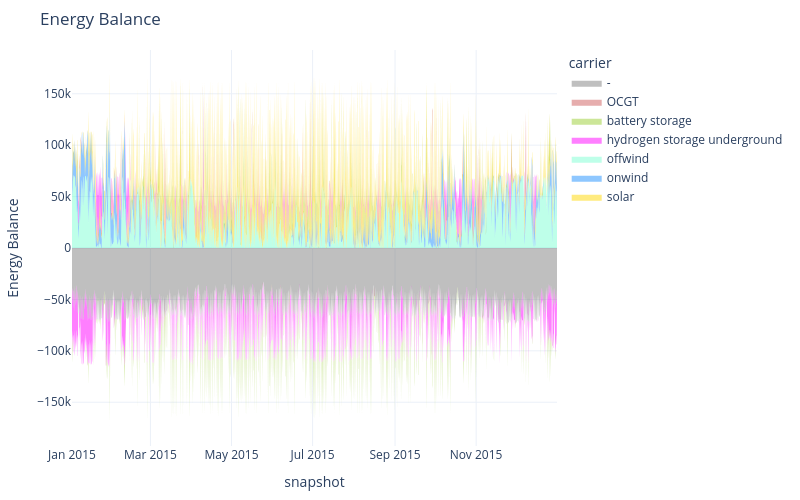

Here is the notebook cell this chart was saved with:
### Markdown cell above
... we now see some storage. So how does the optimised dispatch of the system look like?

### Code cell
n.statistics.energy_balance.iplot()

### Figure 1 — Plotly figure (JSON) as saved in the notebook; plotly's stock layout.template omitted (floating-point values rounded to 4 significant figures; data arrays with more than 128 entries replaced by an {"elided": "..."} marker saying what was removed)
{"data": [{"fillpattern": {"shape": ""}, "hovertemplate": "carrier=offwind<br>snapshot=%{x}<br>Energy Balance=%{y}<extra></extra>", "legendgroup": "offwind", "line": {"color": "aquamarine", "width": 0}, "marker": {"symbol": "circle"}, "mode": "lines", "name": "offwind", "orientation": "v", "showlegend": false, "stackgroup": "positive", "type": "scatter", "x": {"elided": "2052 str values"}, "xaxis": "x", "y": {"elided": "2052 float values"}, "yaxis": "y"}, {"fillpattern": {"shape": ""}, "hovertemplate": "carrier=onwind<br>snapshot=%{x}<br>Energy Balance=%{y}<extra></extra>", "legendgroup": "onwind", "line": {"color": "dodgerblue", "width": 0}, "marker": {"symbol": "circle"}, "mode": "lines", "name": "onwind", "orientation": "v", "showlegend": false, "stackgroup": "positive", "type": "scatter", "x": {"elided": "1060 str values"}, "xaxis": "x", "y": {"elided": "1060 float values"}, "yaxis": "y"}, {"fillpattern": {"shape": ""}, "hovertemplate": "carrier=solar<br>snapshot=%{x}<br>Energy Balance=%{y}<extra></extra>", "legendgroup": "solar", "line": {"color": "gold", "width": 0}, "marker": {"symbol": "circle"}, "mode": "lines", "name": "solar", "orientation": "v", "showlegend": false, "stackgroup": "positive", "type": "scatter", "x": {"elided": "1141 str values"}, "xaxis": "x", "y": {"elided": "1141 float values"}, "yaxis": "y"}, {"fillpattern": {"shape": ""}, "hovertemplate": "carrier=battery storage<br>snapshot=%{x}<br>Energy Balance=%{y}<extra></extra>", "legendgroup": "battery storage", "line": {"color": "yellowgreen", "width": 0}, "marker": {"symbol": "circle"}, "mode": "lines", "name": "battery storage", "orientation": "v", "showlegend": false, "stackgroup": "positive", "type": "scatter", "x": {"elided": "771 str values"}, "xaxis": "x", "y": {"elided": "771 float values"}, "yaxis": "y"}, {"fillpattern": {"shape": ""}, "hovertemplate": "carrier=hydrogen storage underground<br>snapshot=%{x}<br>Energy Balance=%{y}<extra></extra>", "legendgroup": "hydrogen storage underground", "line": {"color": "magenta", "width": 0}, "marker": {"symbol": "circle"}, "mode": "lines", "name": "hydrogen storage underground", "orientation": "v", "showlegend": false, "stackgroup": "positive", "type": "scatter", "x": {"elided": "409 str values"}, "xaxis": "x", "y": {"elided": "409 float values"}, "yaxis": "y"}, {"fillpattern": {"shape": ""}, "hovertemplate": "carrier=-<br>snapshot=%{x}<br>Energy Balance=%{y}<extra></extra>", "legendgroup": "-", "line": {"color": "gray", "width": 0}, "marker": {"symbol": "circle"}, "mode": "lines", "name": "-", "orientation": "v", "showlegend": false, "stackgroup": "negative", "type": "scatter", "x": {"elided": "2190 str values"}, "xaxis": "x", "y": {"elided": "2190 float values"}, "yaxis": "y"}, {"fillpattern": {"shape": ""}, "hovertemplate": "carrier=hydrogen storage underground<br>snapshot=%{x}<br>Energy Balance=%{y}<extra></extra>", "legendgroup": "hydrogen storage underground", "line": {"color": "magenta", "width": 0}, "marker": {"symbol": "circle"}, "mode": "lines", "name": "hydrogen storage underground", "orientation": "v", "showlegend": false, "stackgroup": "negative", "type": "scatter", "x": {"elided": "990 str values"}, "xaxis": "x", "y": {"elided": "990 float values"}, "yaxis": "y"}, {"fillpattern": {"shape": ""}, "hovertemplate": "carrier=battery storage<br>snapshot=%{x}<br>Energy Balance=%{y}<extra></extra>", "legendgroup": "battery storage", "line": {"color": "yellowgreen", "width": 0}, "marker": {"symbol": "circle"}, "mode": "lines", "name": "battery storage", "orientation": "v", "showlegend": false, "stackgroup": "negative", "type": "scatter", "x": {"elided": "591 str values"}, "xaxis": "x", "y": {"elided": "591 float values"}, "yaxis": "y"}, {"fillpattern": {"shape": ""}, "hovertemplate": "carrier=-<br>snapshot=%{x}<br>Energy Balance=%{y}<extra></extra>", "legendgroup": "-", "line": {"color": "gray", "width": 0}, "marker": {"symbol": "circle"}, "mode": "lines", "name": "-", "orientation": "v", "showlegend": true, "stackgroup": "1", "type": "scatter", "x": ["2015-12-31T20:00:00.000000"], "xaxis": "x", "y": [NaN], "yaxis": "y"}, {"fillpattern": {"shape": ""}, "hovertemplate": "carrier=OCGT<br>snapshot=%{x}<br>Energy Balance=%{y}<extra></extra>", "legendgroup": "OCGT", "line": {"color": "indianred", "width": 0}, "marker": {"symbol": "circle"}, "mode": "lines", "name": "OCGT", "orientation": "v", "showlegend": true, "stackgroup": "1", "type": "scatter", "x": ["2015-12-31T20:00:00.000000"], "xaxis": "x", "y": [NaN], "yaxis": "y"}, {"fillpattern": {"shape": ""}, "hovertemplate": "carrier=battery storage<br>snapshot=%{x}<br>Energy Balance=%{y}<extra></extra>", "legendgroup": "battery storage", "line": {"color": "yellowgreen", "width": 0}, "marker": {"symbol": "circle"}, "mode": "lines", "name": "battery storage", "orientation": "v", "showlegend": true, "stackgroup": "1", "type": "scatter", "x": ["2015-12-31T20:00:00.000000"], "xaxis": "x", "y": [NaN], "yaxis": "y"}, {"fillpattern": {"shape": ""}, "hovertemplate": "carrier=hydrogen storage underground<br>snapshot=%{x}<br>Energy Balance=%{y}<extra></extra>", "legendgroup": "hydrogen storage underground", "line": {"color": "magenta", "width": 0}, "marker": {"symbol": "circle"}, "mode": "lines", "name": "hydrogen storage underground", "orientation": "v", "showlegend": true, "stackgroup": "1", "type": "scatter", "x": ["2015-12-31T20:00:00.000000"], "xaxis": "x", "y": [NaN], "yaxis": "y"}, {"fillpattern": {"shape": ""}, "hovertemplate": "carrier=offwind<br>snapshot=%{x}<br>Energy Balance=%{y}<extra></extra>", "legendgroup": "offwind", "line": {"color": "aquamarine", "width": 0}, "marker": {"symbol": "circle"}, "mode": "lines", "name": "offwind", "orientation": "v", "showlegend": true, "stackgroup": "1", "type": "scatter", "x": ["2015-12-31T20:00:00.000000"], "xaxis": "x", "y": [NaN], "yaxis": "y"}, {"fillpattern": {"shape": ""}, "hovertemplate": "carrier=onwind<br>snapshot=%{x}<br>Energy Balance=%{y}<extra></extra>", "legendgroup": "onwind", "line": {"color": "dodgerblue", "width": 0}, "marker": {"symbol": "circle"}, "mode": "lines", "name": "onwind", "orientation": "v", "showlegend": true, "stackgroup": "1", "type": "scatter", "x": ["2015-12-31T20:00:00.000000"], "xaxis": "x", "y": [NaN], "yaxis": "y"}, {"fillpattern": {"shape": ""}, "hovertemplate": "carrier=solar<br>snapshot=%{x}<br>Energy Balance=%{y}<extra></extra>", "legendgroup": "solar", "line": {"color": "gold", "width": 0}, "marker": {"symbol": "circle"}, "mode": "lines", "name": "solar", "orientation": "v", "showlegend": true, "stackgroup": "1", "type": "scatter", "x": ["2015-12-31T20:00:00.000000"], "xaxis": "x", "y": [NaN], "yaxis": "y"}], "layout": {"height": 500, "hovermode": "x", "legend": {"title": {"text": "carrier"}, "tracegroupgap": 0}, "margin": {"b": 50, "l": 50, "r": 50, "t": 50}, "title": {"text": "Energy Balance"}, "width": 800, "xaxis": {"anchor": "y", "domain": [0, 1], "title": {"text": "snapshot"}}, "yaxis": {"anchor": "x", "domain": [0, 1], "title": {"text": "Energy Balance"}}}}
